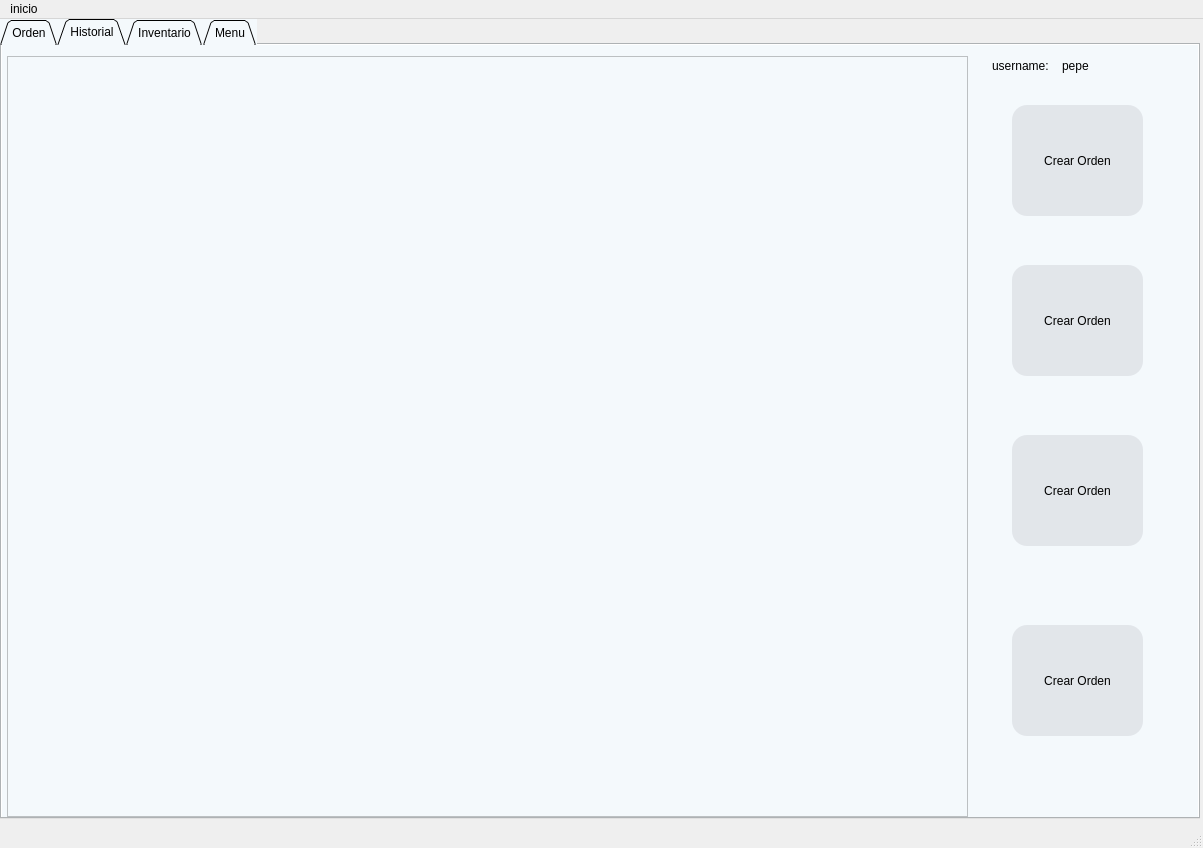
<?xml version="1.0" encoding="UTF-8"?>
<ui version="4.0">
 <class>MainWindow</class>
 <widget class="QMainWindow" name="MainWindow">
  <property name="geometry">
   <rect>
    <x>0</x>
    <y>0</y>
    <width>1203</width>
    <height>848</height>
   </rect>
  </property>
  <property name="sizePolicy">
   <sizepolicy hsizetype="Fixed" vsizetype="Fixed">
    <horstretch>0</horstretch>
    <verstretch>0</verstretch>
   </sizepolicy>
  </property>
  <property name="maximumSize">
   <size>
    <width>1203</width>
    <height>854</height>
   </size>
  </property>
  <property name="windowTitle">
   <string>SushiDemo</string>
  </property>
  <property name="windowIcon">
   <iconset>
    <normaloff>images/sushi-60.png</normaloff>images/sushi-60.png</iconset>
  </property>
  <property name="styleSheet">
   <string notr="true"/>
  </property>
  <widget class="QWidget" name="centralwidget">
   <widget class="QTabWidget" name="tabWidget">
    <property name="geometry">
     <rect>
      <x>0</x>
      <y>0</y>
      <width>1200</width>
      <height>800</height>
     </rect>
    </property>
    <property name="sizePolicy">
     <sizepolicy hsizetype="Preferred" vsizetype="Expanding">
      <horstretch>0</horstretch>
      <verstretch>0</verstretch>
     </sizepolicy>
    </property>
    <property name="maximumSize">
     <size>
      <width>1200</width>
      <height>800</height>
     </size>
    </property>
    <property name="styleSheet">
     <string notr="true">background-color:rgb(244, 249, 252);</string>
    </property>
    <property name="tabShape">
     <enum>QTabWidget::Triangular</enum>
    </property>
    <property name="currentIndex">
     <number>1</number>
    </property>
    <widget class="QWidget" name="tab_ord">
     <attribute name="title">
      <string>Orden</string>
     </attribute>
     <widget class="QTableWidget" name="tableWidget_2">
      <property name="geometry">
       <rect>
        <x>0</x>
        <y>0</y>
        <width>971</width>
        <height>771</height>
       </rect>
      </property>
      <property name="sizePolicy">
       <sizepolicy hsizetype="Fixed" vsizetype="Expanding">
        <horstretch>0</horstretch>
        <verstretch>0</verstretch>
       </sizepolicy>
      </property>
      <property name="font">
       <font>
        <pointsize>16</pointsize>
       </font>
      </property>
      <property name="styleSheet">
       <string notr="true">background-color:rgb(255, 255, 255)</string>
      </property>
      <property name="frameShape">
       <enum>QFrame::Panel</enum>
      </property>
      <property name="sizeAdjustPolicy">
       <enum>QAbstractScrollArea::AdjustToContents</enum>
      </property>
      <property name="gridStyle">
       <enum>Qt::DashLine</enum>
      </property>
      <attribute name="horizontalHeaderDefaultSectionSize">
       <number>161</number>
      </attribute>
      <column>
       <property name="text">
        <string>Numero de orden</string>
       </property>
      </column>
      <column>
       <property name="text">
        <string>Nombre de usuario</string>
       </property>
      </column>
      <column>
       <property name="text">
        <string>Fecha y hora</string>
       </property>
      </column>
      <column>
       <property name="text">
        <string>Numero de mesa</string>
       </property>
      </column>
      <column>
       <property name="text">
        <string>Total</string>
       </property>
      </column>
      <column>
       <property name="text">
        <string>Estado</string>
       </property>
      </column>
     </widget>
     <widget class="QToolButton" name="toolButton_pay">
      <property name="geometry">
       <rect>
        <x>1010</x>
        <y>450</y>
        <width>131</width>
        <height>111</height>
       </rect>
      </property>
      <property name="styleSheet">
       <string notr="true">border-radius: 15px;
background-color:rgb(226, 230, 234)</string>
      </property>
      <property name="text">
       <string>Pagar Orden</string>
      </property>
      <property name="icon">
       <iconset resource="images.qrc">
        <normaloff>:/images/images/create-recipment-64.png</normaloff>:/images/images/create-recipment-64.png</iconset>
      </property>
      <property name="iconSize">
       <size>
        <width>64</width>
        <height>64</height>
       </size>
      </property>
      <property name="toolButtonStyle">
       <enum>Qt::ToolButtonTextUnderIcon</enum>
      </property>
     </widget>
     <widget class="QToolButton" name="toolButton_edit">
      <property name="geometry">
       <rect>
        <x>1010</x>
        <y>320</y>
        <width>131</width>
        <height>111</height>
       </rect>
      </property>
      <property name="styleSheet">
       <string notr="true">border-radius: 15px;
background-color:rgb(226, 230, 234)</string>
      </property>
      <property name="text">
       <string>editar orden</string>
      </property>
      <property name="icon">
       <iconset resource="images.qrc">
        <normaloff>:/images/images/edit-64.png</normaloff>:/images/images/edit-64.png</iconset>
      </property>
      <property name="iconSize">
       <size>
        <width>64</width>
        <height>64</height>
       </size>
      </property>
      <property name="toolButtonStyle">
       <enum>Qt::ToolButtonTextUnderIcon</enum>
      </property>
     </widget>
     <widget class="QToolButton" name="toolButton_list">
      <property name="geometry">
       <rect>
        <x>1010</x>
        <y>190</y>
        <width>131</width>
        <height>111</height>
       </rect>
      </property>
      <property name="styleSheet">
       <string notr="true">border-radius: 15px;
background-color:rgb(226, 230, 234)</string>
      </property>
      <property name="text">
       <string>Ver ordenes</string>
      </property>
      <property name="icon">
       <iconset resource="images.qrc">
        <normaloff>:/images/images/order-history-64.png</normaloff>:/images/images/order-history-64.png</iconset>
      </property>
      <property name="iconSize">
       <size>
        <width>64</width>
        <height>64</height>
       </size>
      </property>
      <property name="toolButtonStyle">
       <enum>Qt::ToolButtonTextUnderIcon</enum>
      </property>
     </widget>
     <widget class="QToolButton" name="toolButton_add">
      <property name="geometry">
       <rect>
        <x>1010</x>
        <y>60</y>
        <width>131</width>
        <height>111</height>
       </rect>
      </property>
      <property name="styleSheet">
       <string notr="true">border-radius: 15px;
background-color:rgb(226, 230, 234)</string>
      </property>
      <property name="text">
       <string>Crear Orden</string>
      </property>
      <property name="icon">
       <iconset resource="images.qrc">
        <normaloff>:/images/images/create-recipment-64.png</normaloff>:/images/images/create-recipment-64.png</iconset>
      </property>
      <property name="iconSize">
       <size>
        <width>64</width>
        <height>64</height>
       </size>
      </property>
      <property name="toolButtonStyle">
       <enum>Qt::ToolButtonTextUnderIcon</enum>
      </property>
     </widget>
    </widget>
    <widget class="QWidget" name="tab_his">
     <attribute name="title">
      <string>Historial</string>
     </attribute>
     <widget class="QToolButton" name="toolButton_edit_3">
      <property name="geometry">
       <rect>
        <x>1010</x>
        <y>390</y>
        <width>131</width>
        <height>111</height>
       </rect>
      </property>
      <property name="styleSheet">
       <string notr="true">border-radius: 15px;
background-color:rgb(226, 230, 234)
</string>
      </property>
      <property name="text">
       <string>Crear Orden</string>
      </property>
      <property name="icon">
       <iconset resource="images.qrc">
        <normaloff>:/images/images/edit-64.png</normaloff>:/images/images/edit-64.png</iconset>
      </property>
      <property name="iconSize">
       <size>
        <width>64</width>
        <height>64</height>
       </size>
      </property>
      <property name="toolButtonStyle">
       <enum>Qt::ToolButtonTextUnderIcon</enum>
      </property>
     </widget>
     <widget class="QToolButton" name="toolButton_list_3">
      <property name="geometry">
       <rect>
        <x>1010</x>
        <y>220</y>
        <width>131</width>
        <height>111</height>
       </rect>
      </property>
      <property name="styleSheet">
       <string notr="true">border-radius: 15px;
background-color:rgb(226, 230, 234)</string>
      </property>
      <property name="text">
       <string>Crear Orden</string>
      </property>
      <property name="icon">
       <iconset resource="images.qrc">
        <normaloff>:/images/images/create-recipment-64.png</normaloff>:/images/images/create-recipment-64.png</iconset>
      </property>
      <property name="iconSize">
       <size>
        <width>64</width>
        <height>64</height>
       </size>
      </property>
      <property name="toolButtonStyle">
       <enum>Qt::ToolButtonTextUnderIcon</enum>
      </property>
     </widget>
     <widget class="QToolButton" name="toolButton_add_3">
      <property name="geometry">
       <rect>
        <x>1010</x>
        <y>60</y>
        <width>131</width>
        <height>111</height>
       </rect>
      </property>
      <property name="styleSheet">
       <string notr="true">border-radius: 15px;
background-color:rgb(226, 230, 234)</string>
      </property>
      <property name="text">
       <string>Crear Orden</string>
      </property>
      <property name="icon">
       <iconset resource="images.qrc">
        <normaloff>:/images/images/create-recipment-64.png</normaloff>:/images/images/create-recipment-64.png</iconset>
      </property>
      <property name="iconSize">
       <size>
        <width>64</width>
        <height>64</height>
       </size>
      </property>
      <property name="toolButtonStyle">
       <enum>Qt::ToolButtonTextUnderIcon</enum>
      </property>
     </widget>
     <widget class="QToolButton" name="toolButton_pay_3">
      <property name="geometry">
       <rect>
        <x>1010</x>
        <y>580</y>
        <width>131</width>
        <height>111</height>
       </rect>
      </property>
      <property name="styleSheet">
       <string notr="true">border-radius: 15px;
background-color:rgb(226, 230, 234)</string>
      </property>
      <property name="text">
       <string>Crear Orden</string>
      </property>
      <property name="icon">
       <iconset resource="images.qrc">
        <normaloff>:/images/images/create-recipment-64.png</normaloff>:/images/images/create-recipment-64.png</iconset>
      </property>
      <property name="iconSize">
       <size>
        <width>64</width>
        <height>64</height>
       </size>
      </property>
      <property name="toolButtonStyle">
       <enum>Qt::ToolButtonTextUnderIcon</enum>
      </property>
     </widget>
     <widget class="QLabel" name="label_5">
      <property name="geometry">
       <rect>
        <x>990</x>
        <y>10</y>
        <width>61</width>
        <height>21</height>
       </rect>
      </property>
      <property name="text">
       <string>username:</string>
      </property>
     </widget>
     <widget class="QLabel" name="label_6">
      <property name="geometry">
       <rect>
        <x>1060</x>
        <y>10</y>
        <width>61</width>
        <height>21</height>
       </rect>
      </property>
      <property name="text">
       <string>pepe</string>
      </property>
     </widget>
     <widget class="QListWidget" name="listWidget">
      <property name="geometry">
       <rect>
        <x>5</x>
        <y>11</y>
        <width>961</width>
        <height>761</height>
       </rect>
      </property>
     </widget>
    </widget>
    <widget class="QWidget" name="tab_inv">
     <attribute name="title">
      <string>Inventario</string>
     </attribute>
     <widget class="QToolButton" name="toolButton_pay_4">
      <property name="geometry">
       <rect>
        <x>1010</x>
        <y>580</y>
        <width>131</width>
        <height>141</height>
       </rect>
      </property>
      <property name="text">
       <string>Crear Orden</string>
      </property>
      <property name="icon">
       <iconset resource="images.qrc">
        <normaloff>:/images/images/create-recipment-64.png</normaloff>:/images/images/create-recipment-64.png</iconset>
      </property>
      <property name="iconSize">
       <size>
        <width>64</width>
        <height>64</height>
       </size>
      </property>
     </widget>
     <widget class="QToolButton" name="toolButton_edit_4">
      <property name="geometry">
       <rect>
        <x>1010</x>
        <y>390</y>
        <width>131</width>
        <height>141</height>
       </rect>
      </property>
      <property name="text">
       <string>Crear Orden</string>
      </property>
      <property name="icon">
       <iconset resource="images.qrc">
        <normaloff>:/images/images/edit-64.png</normaloff>:/images/images/edit-64.png</iconset>
      </property>
      <property name="iconSize">
       <size>
        <width>64</width>
        <height>64</height>
       </size>
      </property>
     </widget>
     <widget class="QToolButton" name="toolButton_add_4">
      <property name="geometry">
       <rect>
        <x>1010</x>
        <y>60</y>
        <width>131</width>
        <height>111</height>
       </rect>
      </property>
      <property name="text">
       <string>Crear Orden</string>
      </property>
      <property name="icon">
       <iconset resource="images.qrc">
        <normaloff>:/images/images/create-recipment-64.png</normaloff>:/images/images/create-recipment-64.png</iconset>
      </property>
      <property name="iconSize">
       <size>
        <width>64</width>
        <height>64</height>
       </size>
      </property>
     </widget>
     <widget class="QToolButton" name="toolButton_list_4">
      <property name="geometry">
       <rect>
        <x>1010</x>
        <y>220</y>
        <width>131</width>
        <height>121</height>
       </rect>
      </property>
      <property name="text">
       <string>Crear Orden</string>
      </property>
      <property name="icon">
       <iconset resource="images.qrc">
        <normaloff>:/images/images/create-recipment-64.png</normaloff>:/images/images/create-recipment-64.png</iconset>
      </property>
      <property name="iconSize">
       <size>
        <width>64</width>
        <height>64</height>
       </size>
      </property>
     </widget>
     <widget class="QTableWidget" name="tableWidget_5">
      <property name="geometry">
       <rect>
        <x>0</x>
        <y>0</y>
        <width>971</width>
        <height>771</height>
       </rect>
      </property>
      <property name="styleSheet">
       <string notr="true">background-color:rgb(255, 255, 255)</string>
      </property>
      <property name="frameShape">
       <enum>QFrame::Panel</enum>
      </property>
      <property name="gridStyle">
       <enum>Qt::DashLine</enum>
      </property>
      <attribute name="horizontalHeaderDefaultSectionSize">
       <number>242</number>
      </attribute>
      <column>
       <property name="text">
        <string>id_item</string>
       </property>
      </column>
      <column>
       <property name="text">
        <string>Nombre</string>
       </property>
      </column>
      <column>
       <property name="text">
        <string>Categoria</string>
       </property>
      </column>
      <column>
       <property name="text">
        <string>Unidad</string>
       </property>
      </column>
     </widget>
    </widget>
    <widget class="QWidget" name="tab_men">
     <attribute name="title">
      <string>Menu</string>
     </attribute>
     <widget class="QTableWidget" name="tableWidget">
      <property name="geometry">
       <rect>
        <x>0</x>
        <y>0</y>
        <width>901</width>
        <height>731</height>
       </rect>
      </property>
     </widget>
     <widget class="QToolButton" name="toolButton_edit_2">
      <property name="geometry">
       <rect>
        <x>1010</x>
        <y>390</y>
        <width>131</width>
        <height>141</height>
       </rect>
      </property>
      <property name="text">
       <string>Crear Orden</string>
      </property>
      <property name="icon">
       <iconset resource="images.qrc">
        <normaloff>:/images/images/edit-64.png</normaloff>:/images/images/edit-64.png</iconset>
      </property>
      <property name="iconSize">
       <size>
        <width>64</width>
        <height>64</height>
       </size>
      </property>
     </widget>
     <widget class="QToolButton" name="toolButton_list_2">
      <property name="geometry">
       <rect>
        <x>1010</x>
        <y>220</y>
        <width>131</width>
        <height>121</height>
       </rect>
      </property>
      <property name="text">
       <string>Crear Orden</string>
      </property>
      <property name="icon">
       <iconset resource="images.qrc">
        <normaloff>:/images/images/create-recipment-64.png</normaloff>:/images/images/create-recipment-64.png</iconset>
      </property>
      <property name="iconSize">
       <size>
        <width>64</width>
        <height>64</height>
       </size>
      </property>
     </widget>
     <widget class="QToolButton" name="toolButton_add_2">
      <property name="geometry">
       <rect>
        <x>1010</x>
        <y>60</y>
        <width>131</width>
        <height>111</height>
       </rect>
      </property>
      <property name="text">
       <string>Crear Orden</string>
      </property>
      <property name="icon">
       <iconset resource="images.qrc">
        <normaloff>:/images/images/create-recipment-64.png</normaloff>:/images/images/create-recipment-64.png</iconset>
      </property>
      <property name="iconSize">
       <size>
        <width>64</width>
        <height>64</height>
       </size>
      </property>
     </widget>
     <widget class="QTableWidget" name="tableWidget_3">
      <property name="geometry">
       <rect>
        <x>0</x>
        <y>0</y>
        <width>971</width>
        <height>771</height>
       </rect>
      </property>
      <property name="styleSheet">
       <string notr="true">background-color:rgb(255, 255, 255)</string>
      </property>
      <property name="frameShape">
       <enum>QFrame::Panel</enum>
      </property>
      <property name="gridStyle">
       <enum>Qt::DashLine</enum>
      </property>
      <attribute name="horizontalHeaderDefaultSectionSize">
       <number>323</number>
      </attribute>
      <column>
       <property name="text">
        <string>id_menu</string>
       </property>
      </column>
      <column>
       <property name="text">
        <string>Nombre</string>
       </property>
      </column>
      <column>
       <property name="text">
        <string>Descrpcion</string>
       </property>
      </column>
     </widget>
     <widget class="QToolButton" name="toolButton_pay_2">
      <property name="geometry">
       <rect>
        <x>1010</x>
        <y>580</y>
        <width>131</width>
        <height>141</height>
       </rect>
      </property>
      <property name="text">
       <string>Crear Orden</string>
      </property>
      <property name="icon">
       <iconset resource="images.qrc">
        <normaloff>:/images/images/create-recipment-64.png</normaloff>:/images/images/create-recipment-64.png</iconset>
      </property>
      <property name="iconSize">
       <size>
        <width>64</width>
        <height>64</height>
       </size>
      </property>
     </widget>
    </widget>
   </widget>
  </widget>
  <widget class="QStatusBar" name="statusbar"/>
  <widget class="QMenuBar" name="menuBar">
   <property name="geometry">
    <rect>
     <x>0</x>
     <y>0</y>
     <width>1203</width>
     <height>21</height>
    </rect>
   </property>
   <widget class="QMenu" name="menusesion">
    <property name="title">
     <string>inicio</string>
    </property>
    <addaction name="actionnueva_sesion"/>
    <addaction name="actioncerrar_sesion"/>
    <addaction name="actioncrear_cuenta"/>
   </widget>
   <addaction name="menusesion"/>
  </widget>
  <action name="actionNueva">
   <property name="text">
    <string>Nueva</string>
   </property>
  </action>
  <action name="actionHistorial">
   <property name="text">
    <string>Historial</string>
   </property>
  </action>
  <action name="actionVer">
   <property name="text">
    <string>Ver</string>
   </property>
  </action>
  <action name="actionRegistro_nuevo">
   <property name="text">
    <string>Registro nuevo</string>
   </property>
  </action>
  <action name="actionnueva_sesion">
   <property name="text">
    <string>nueva sesion</string>
   </property>
  </action>
  <action name="actioncerrar_sesion">
   <property name="text">
    <string>cerrar sesion</string>
   </property>
  </action>
  <action name="actioncrear_cuenta">
   <property name="text">
    <string>crear cuenta</string>
   </property>
  </action>
 </widget>
 <resources>
  <include location="images.qrc"/>
  <include location="images/images.qrc"/>
 </resources>
 <connections/>
</ui>
